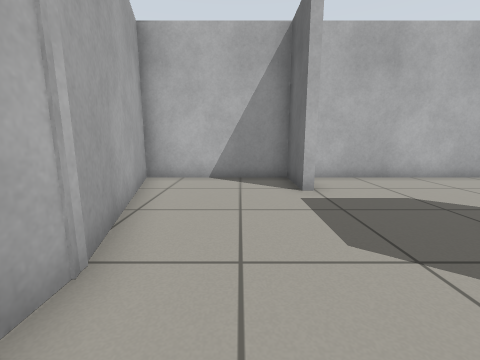
view 1 (above)

12 first-person views from a walk through a world built for the Gazebo simulator. The camera is 0.69 m above the floor, tilts 10° down and sees 90° across. The floor is counted in squares, 0.5 m on a side. Each view is taken from the middle of a square. On the plan, view 1 faces up. The plan holds only what a view shows up to about 12 squares ahead; the rest is blank.

view 2
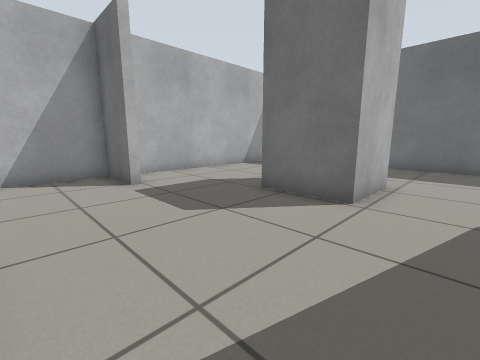

view 3
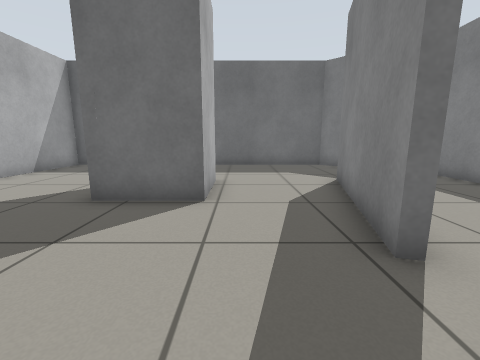

view 4
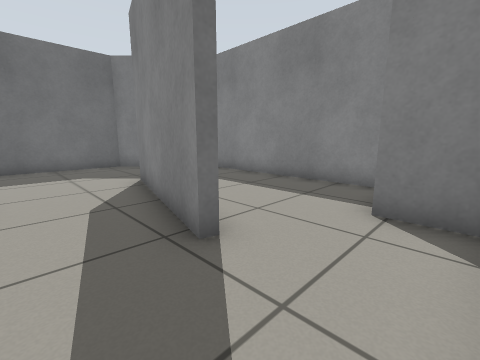

view 5
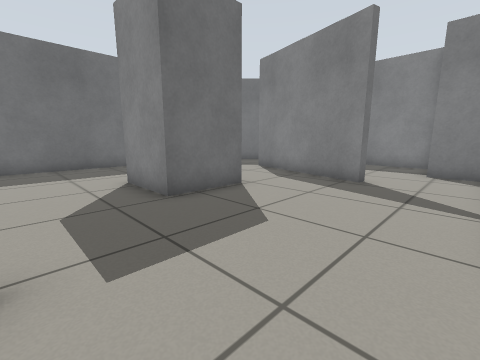

view 6
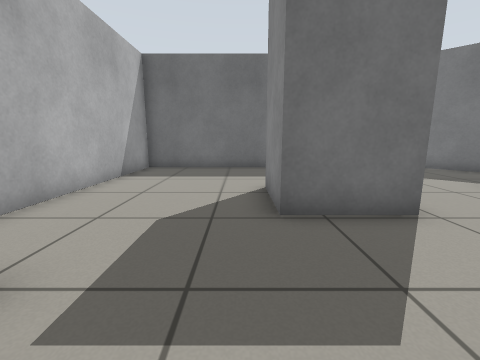

view 7
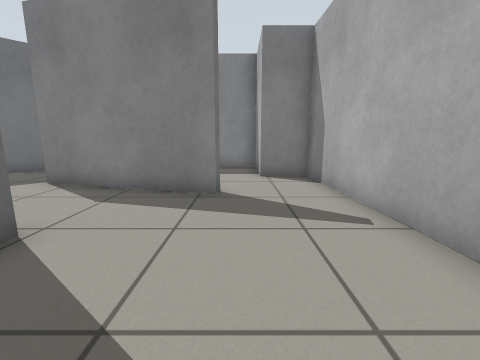

view 8
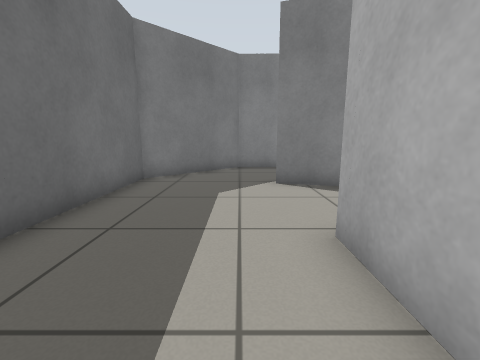

view 9
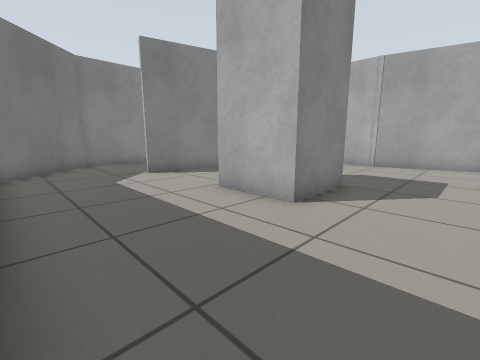

view 10
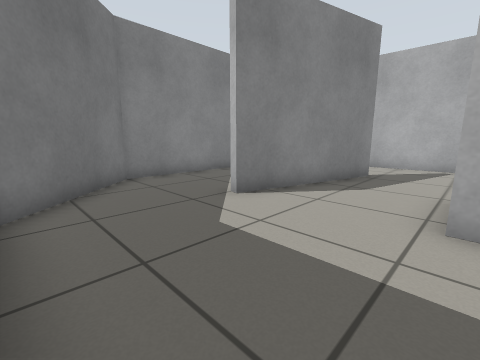

view 11
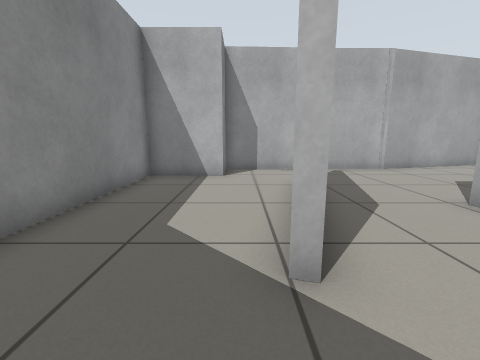

view 12
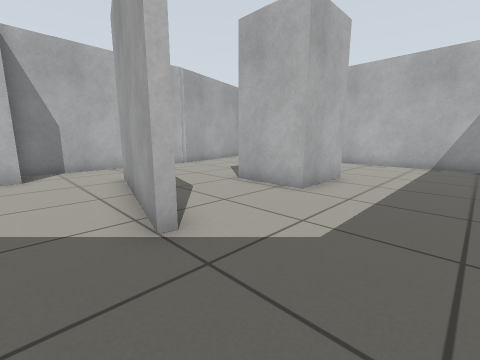

### Floor plan
Points are (right, up) in squares from view 1. A wall is a line through its corners. A room is listed if a view was taken in it or the views show most of it. See-through windows are left out.
Room 1 (views 1, 2, 3, 4, 5, 6, 7)
walls: (-1.7, 2.5) (-1.7, -1.4); (1.7, 6.1) (1.7, 8.3) (-3.3, 8.3) (-1.6, 2.1); (1.6, -1.8) (4.2, -2.5); (5.6, 0.8) (4.1, 0.8) (4.1, 3.3)
ways out: opening at (0, -2) to room 2; opening at (3.7, 5) to room 2; opening at (5.5, -0.5) to room 2
Room 2 (views 8, 9, 10, 11, 12)
walls: (4.2, -2.5) (6.9, -3.2) (6.8, -3.5) (1.5, -2.1) (1.6, -1.8); (4.1, 3.3) (6.6, 3.3) (6.6, 0.8) (5.6, 0.8); (-1.7, -1.4) (-1.7, -4.6) (0.3, -4.6) (0.3, -7.3) (8, -7.3) (11.3, -4.1) (11.3, 8.3) (2.6, 8.3)
ways out: opening at (0, -2) to room 1; opening at (3.7, 5) to room 1; opening at (5.5, -0.5) to room 1

Positions as (right, up) in squares from view 1, and headings:
1: (0, 0), facing up
2: (-1, -1), facing up-right
3: (-1, 0), facing right
4: (-1, 0), facing down-right
5: (-1, 6), facing down-right
6: (0, 4), facing right
7: (1, 4), facing down
8: (8, 4), facing down
9: (11, 6), facing down-left
10: (11, 1), facing down-left
11: (9, -4), facing left
12: (10, -5), facing up-left
